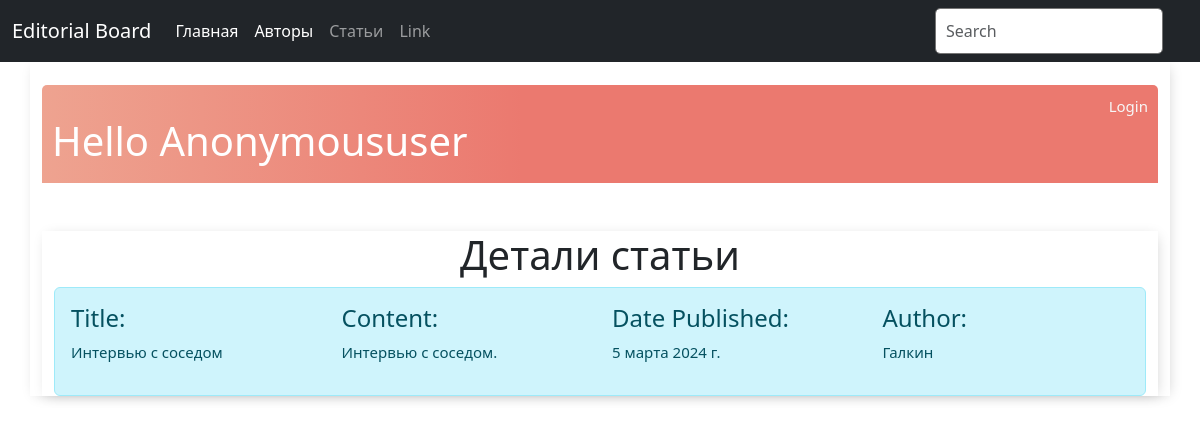
Screenshot of /article/1/detail/ with the database file from the repository.
### base/models.py (models this page shows, shortened)
class Article(models.Model):
    title = models.CharField(max_length=200, verbose_name="Название статьи")
    content = models.TextField(verbose_name="Содержание статьи")
    date_published = models.DateField(verbose_name="Дата публикации")
    author = models.ForeignKey(Author, verbose_name="Автор", on_delete=models.CASCADE)

class Person(models.Model):
    last_name = models.CharField(max_length=100, verbose_name="Фамилия автора")
    first_name = models.CharField(max_length=100, verbose_name="Имя автора")
    date_of_birth = models.DateField(verbose_name="Дата рождения", null=True, blank=True)
    class Meta:
        abstract = True
    def __str__(self):
        return self.last_name

class Author(Person):
    pass

### base/views.py (the view)
# urls.py: path('article/<int:pk>/detail/', views.article_detail, name='article_detail'),
def article_detail(request, pk):
    article = get_object_or_404(Article, pk=pk)
    context = {
        'article': article,
    }
    return render(request, 'article_detail.html', context)

### base/templates/article_detail.html (shortened to what this page needs)
{% extends 'base.html' %}
{% block content %}
<br>
<div class="header-bar">
    <div>
        <br>
        <h1>Hello {{ request.user|title }}</h1>
    </div>
    {% if request.user.is_authenticated %}
    <a href="{% url 'logout' %}">Logout</a>
    {% else %}
    <a href="{% url 'login' %}">Login</a>
    {% endif %}
</div>
<div class="container mt-5">
    <h1 class="text-center">Детали статьи</h1>
    <div class="alert alert-info">
        <div class="row">
            <div class="col">
                <h4>Title:</h4>
                <p> {{ article.title }}</p>
            </div>
            <div class="col">
                <h4>Content:</h4>
                <p> {{ article.content }}</p>
            </div>
            <div class="col">
                <h4>Date Published:</h4>
                <p> {{ article.date_published }}</p>
            </div>
            <div class="col">
                <h4>Author:</h4>
                <p> {{ article.author }}</p>
            </div>
        </div>
    </div>
</div>
{% endblock %}

### base/static/css/styles.css (style rules this page uses)
body { background: #FAFAFA; font-family: 'Nunito Sans', sans-serif; }
.container { max-width: 550px; font-size: 15px; margin: auto; background: #ffff; -webkit-box-shadow: 2px 2px 13px -4px rgba(0, 0, 0, 0.21); box-shadow: 2px 2px 13px -4px rgba(0, 0, 0, 0.21); }
.header-bar { display: flex; justify-content: space-between; color: #fff; padding: 10px; border-radius: 5px 5px 0 0; background: linear-gradient(90deg, #EEA390 0%, #EB796F 43%, #EB796F 100%); }
.header-bar a { color: rgb(247, 247, 247); text-decoration: none; }
::placeholder { font-weight: 300; opacity: 0.5; }

### rows the page displays
Article: title "Интервью с соседом", content "Интервью с соседом.", date_published "5 марта 2024 г.", author "Галкин"

### other values shown
{{ request.user|title }} "Anonymoususer"
